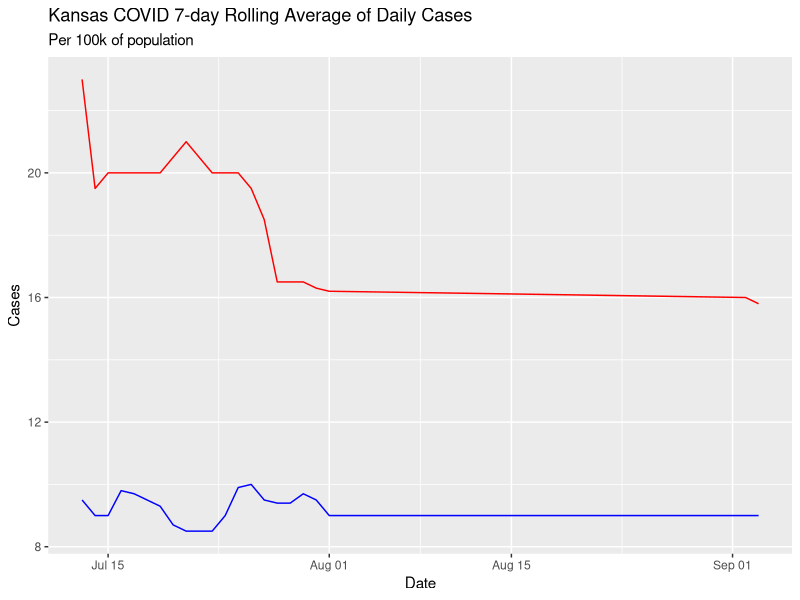

Source code (R):
## ---- chunk 1
library(tidyverse) 
library(lubridate)
## ---- chunk 2
Covid_cases <- tribble(
  ~Date, ~Masks, ~No_Masks,
  "13/7/2020", 23, 9.5,
  "14/7/2020", 19.5, 9,
  "15/7/2020", 20, 9,
  "16/7/2020", 20, 9.8,
  "17/7/2020", 20, 9.7,
  "18/7/2020", 20, 9.5,
  "19/7/2020", 20, 9.3,
  "20/7/2020", 20.5, 8.7,
  "21/7/2020", 21, 8.5,
  "22/7/2020", 20.5, 8.5,
  "23/7/2020", 20, 8.5,
  "24/7/2020", 20, 9,
  "25/7/2020", 20, 9.9,
  "26/7/2020", 19.5, 10,
  "27/7/2020", 18.5, 9.5,
  "28/7/2020", 16.5, 9.4,
  "29/7/2020", 16.5, 9.4,
  "30/7/2020", 16.5, 9.7,
  "31/7/2020", 16.3, 9.5,
  "01/8/2020", 16.2, 9,
  "02/9/2020", 16, 9,
  "03/9/2020", 15.8, 9,
)
## ---- chunk 3
Covid_cases %>%
  mutate(Date = dmy (Date)) %>%
ggplot(aes(x = Date))+
  geom_line(aes(y = Masks),
            color = "red")+
  geom_line(aes(y = No_Masks),
            color = "blue")+
  labs(y = "Cases",
       title = "Kansas COVID 7-day Rolling Average of Daily Cases",
       subtitle = "Per 100k of population")
